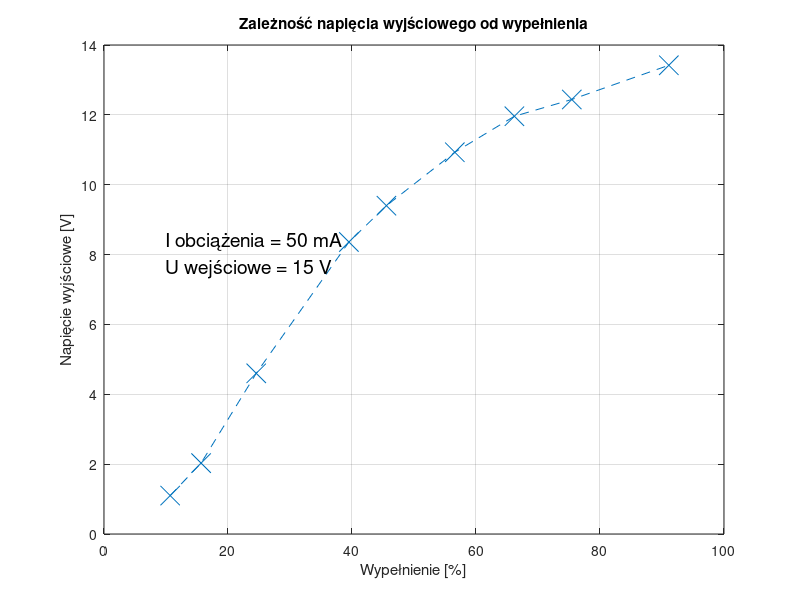

The MATLAB script that drew this image: (Note: this script raises an error after producing the figure.)
% ------------ STEP-DOWN ------------

% 1.
% L4, C4
% Prąd ciągły 90us ->

clr = ["#D95319" "#EDB120" "#7E2F8E" "#77AC30" "#4DBEEE" "#A2142F"];

T_1 = 112.4e-6;
Uin_1 = 15;
Iob_1 = 50e-3;
Tgora_1 = sort([102.4, 84.8, 74.4, 63.6, 44.4, 27.6, 17.6, 12, 51.2]*10^(-6), "ascend");
Duty_1 =(Tgora_1/T_1)*100;
Uout_1 = sort([13.42, 12.44, 11.96, 10.93, 8.36, 4.6, 2.03, 1.1, 9.4], "ascend");

prcg_1 = (90e-6/T_1)*100;

figure(1)
plot(Duty_1,Uout_1, 'LineStyle','--', 'Marker','x', 'MarkerSize',14)
grid on
ylabel("Napięcie wyjściowe [V]")
xlabel("Wypełnienie [%]")
title("Zależność napięcia wyjściowego od wypełnienia")
text(10,8, {"I obciążenia = 50 mA ","U wejściowe = 15 V"}, 'FontSize',14)
xline(prcg_1)
text(50, 3,"  Prąd ciągły \rightarrow", "FontSize",14)


% 2. 
% L4, C4
% Prąd ciągły 55.3mA ->

Uin_2 = 15;
T_2 = 112.4e-6;
Tgora_2 = 83.2e-6;
Duty_2 = (Tgora_2/T_2)*100;

Uout_2 = [12.49, 12.33, 12.12, 11.89, 11.42, 10.67, 10.51, 10.38, 10.28];
Iout_2 = [44.8, 49, 56.3, 65.1, 73.6, 86.8, 115.7, 154, 185.9];%*10^(-3);

figure(2)
plot(Iout_2,Uout_2, 'LineStyle','--', 'Marker','x', 'MarkerSize',14)
grid on
ylabel("Napięcie wyjściowe [V]")
xlabel("Prąd obciążenia [mA]")
title("Zależność napięcia wyjścia od prądu obciążenia")
text(120,12, {"Wypełnienie = 74 % ","U wejściowe = 15 V"}, 'FontSize',14)
xline(55.3)
text(57, 11,"Prąd ciągły \rightarrow", "FontSize",14)

% 3.1
% L4, C4
% Prąd ciągły 61mA ->
Uin_3 = 12;
T_3 = 113.6e-6;
Uout_3_1 = 8.64;
Tgora_3_1 = [53.6, 59.2, 62, 68.4, 83.6, 84.4, 86.4, 87.6]*10^(-6);
Duty_3_1 = 100 - 100*Tgora_3_1/T_3;
Iout_3_1 = [30.9, 36.7, 42.6, 54.3, 71.2, 94, 135.2, 183];%*10^(-3);

% 3.2
% Prąd ciągły 83mA ->
Uout_3_2 = 6;
Tgora_3_2 = [30, 33.2, 34.4, 38, 42.8, 46.8, 54, 57.2, 60.8, 63.2]*10^(-6);
Iout_3_2 = [21.5, 25.6, 29.4, 37.7, 46.2, 58.1, 75, 85.3, 106.8, 181.6];%*10^(-3);
Duty_3_2 = 100 - 100*Tgora_3_2/T_3;

% 3.3
% Prąd ciągły 73.6mA ->
Uout_3_3 = 4.2;
Tgora_3_3 = sort([18.8, 29.4, 22.8, 24.8, 28, 30, 34, 38.8, 43.6, 45.6]*10^(-6), "ascend");
Iout_3_3 = sort([25.3, 17.9, 22.7, 28.11, 33.9, 38.3, 50.6, 65.4, 83.5, 108.8], "ascend");%*10^(-3);
Duty_3_3 = 100 - 100*Tgora_3_3/T_3;

% 3.4
% Prąd ciągły 70mA ->
Uout_3_4 = 3;
Tgora_3_4 = [12, 14, 14.8, 16.4, 18.8, 22.4, 26.4, 30, 32, 32.8, 32.4]*10^(-6);
Iout_3_4 = [10.6, 14, 16.8, 20.7, 25.4, 35.9, 49.1, 63.7, 69.5, 103.9, 77.5];%*10^(-3);
Duty_3_4 = 100 -100*Tgora_3_4/T_3;

figure(3)
plot(Iout_3_1, Duty_3_1, 'LineStyle','--', 'Marker','x', 'MarkerSize',14, 'Color',clr(1))
hold on
plot(Iout_3_2,Duty_3_2, 'LineStyle','--', 'Marker','x', 'MarkerSize',14, 'Color',clr(2))
plot(Iout_3_3,Duty_3_3, 'LineStyle','--', 'Marker','x', 'MarkerSize',14, 'Color',clr(3))
plot(Iout_3_4,Duty_3_4, 'LineStyle','--', 'Marker','x', 'MarkerSize',14, 'Color',clr(4))
xlabel("Prąd obciążenia [mA]")
ylabel("Wypełnienie [%]")
title("Zależność prądu obciążenia od wypełnienia")
grid on
xline(61,'Color',clr(1))
xline(83, 'Color',clr(2))
xline(73.6,'Color',clr(3))
xline(70,'Color',clr(4))
legend("Uout = 8,64 [V]","Uout = 6 [V]", "Uout = 4,2 [V]","Uout = 3 [V]",'','','','','Location','northeast' )
text(20,40,'Prąd ciągły \rightarrow', 'FontSize',14)


% 4.1
% L1, C1
T_4 = 113.6e-6;
Uin_4 = 12;
Tgora_4 = 83e-6;
Iout_4_1 = [22.3, 26, 28.8, 35.4, 44.1, 55.8, 81, 126]*10^(-3);
A_4_1 = [102, 110, 118, 122, 128, 130, 152, 152]*10^(-3); % tętnienia
Duty_4 = Tgora_4*100/T_4;

% 4.2
% L1, C2
% Prąd nieciągły
Iout_4_2 = [41.8, 50.5, 64.6, 91.7, 126.2, 167.8];%*10^(-3);
A_4_2 = [252, 284, 348, 468, 612, 764]*10^(-3);
Uout_4_2 = [11.63, 11.55, 11.44, 11.22, 10.96, 10.65];

% 4.3
% L1, C3
% Prąd nieciągły
Iout_4_3 = sort([42, 50.6, 65.2, 82, 101.2, 144.7, 123.1], "ascend");%*10^(-3);
A_4_3 = sort([476, 552, 684, 836, 1000, 1400, 1230]*10^(-3), "ascend");
Uout_4_3 = [11.68, 11.61, 11.51, 11.39, 11.26, 10.96, 11.11];

% 4.4
% L1, C4
Iout_4_4 = [42, 52.7, 60, 76.2, 98.4, 165.6];%*10^(-3);
A_4_4 = [2.64,3.20, 3.44, 4.12, 4.92, 6.88];
Uout_4_4 = [11.69, 11.6, 11.55, 11.43, 11.25, 10.75];

% 4.5
% L1, C4
Iout_4_5 = [32.5, 42.5, 56.5, 78.6, 100.4, 101.6];%*10^(-3);
A_4_5 = [290, 320, 350, 374, 402, 412]*10^(-3);
Uout_4_5 = [9.04, 8.36, 8.12, 8.05, 7.92, 7.85];

figure(4)
plot(Iout_4_5,100*A_4_5./Uout_4_5, 'LineStyle','--', 'Marker','x', 'MarkerSize',14, 'Color',clr(1))
hold on
plot(Iout_4_2,100*A_4_2./Uout_4_2, 'LineStyle','--', 'Marker','x', 'MarkerSize',14, 'Color',clr(2))
plot(Iout_4_3,100*A_4_3./Uout_4_3, 'LineStyle','--', 'Marker','x', 'MarkerSize',14, 'Color',clr(3))
%plot(Iout_4_4,100*A_4_4./Uout_4_4, 'LineStyle','none', 'Marker','x', 'MarkerSize',14, 'Color',clr(4))
xlabel("Prąd obciążenia [mA]")
ylabel("Wspólczynnik tętnień [%]")
grid on
legend("C4", "C2","C3", "Location","northwest")
title("Zależność współczynnika tętnień od prądu obciążenia")
text(30,10,{"Wypełnienie = 73 %","Częstotliwość = 8,8 kHz"},'FontSize',14)



% 5.1
% C1
Iout_5 = 73e-3;
f_5_1 = [6.35, 7.39, 9.7, 13.92, 18.43, 29.19, 48, 110];%*10^3;
A_5_1 = [372, 348, 300, 232, 197, 162, 110, 52]*10^(-3);
Uout_5_1 = [11.05, 10.93, 10.68, 10.21, 9.75, 9.05, 7.33, 5.8];


% 5.2
% C2
f_5_2 = [6.35, 7.42, 9.15, 14.62, 21.73, 36.32, 110];%*10^3;
A_5_2 = [716, 636, 528, 348, 232, 151, 52]*10^(-3);
Uout_5_2 = [11.17, 11.02, 10.81, 10.18, 9.47, 8.23, 5.81];

% 5.3
% C3
f_5_3 = [6.35, 8.1, 11.5, 17, 28, 46.3, 110];%*10^3;
A_5_3 = [1500, 1180, 812, 552, 338, 176, 66]*10^(-3);
Uout_5_3 = [11.37, 11.07, 10.62, 10.03, 9.05, 7.62, 5.82];

% 5.4
% C4
f_5_4 = [6.35, 7.3, 10, 15.4, 25.56, 59.2 110];%*10^3;
A_5_4 = [8640, 6040, 4020, 2670, 930, 570, 256]*10^(-3);
Uout_5_4 = [10.3, 11.05, 11.2, 10.53, 9.51, 7.41, 5.82];


figure(5)
plot(f_5_1,100*A_5_1./Uout_5_1, 'LineStyle','-.', 'Marker','x', 'MarkerSize',10, 'Color',clr(1))
hold on
plot(f_5_2,100*A_5_2./Uout_5_2, 'LineStyle','-.', 'Marker','x', 'MarkerSize',10, 'Color',clr(2))
plot(f_5_3,100*A_5_3./Uout_5_3, 'LineStyle','-.', 'Marker','x', 'MarkerSize',10, 'Color',clr(3))
plot(f_5_4,100*A_5_4./Uout_5_4, 'LineStyle','-.', 'Marker','x', 'MarkerSize',10, 'Color',clr(4))
xlabel("Częstotliwość [kHz]")
ylabel("Wspólczynnik tętnień [%]")
grid on
legend("C1", "C2","C3","C4", "Location","northwest")
title("Zależność współczynnika tętnień od częstotliwości")
text(40,40,{"Prąd obciążenia = 73 mA"},'FontSize',14)


% 6.1
T_6 = 95.2e-6;
Iout_6 = 60.5e-3;
Uin_6 = 12;
Tgora_6_1 = [14.4, 36, 64, 77.6, 86]*10^(-6);
A_6_1 = [156, 284, 192, 156, 116]*10^(-3);
Uout_6_1 = [3.05, 9.58, 11.19, 11.44, 11.53];

% 6.2
Tgora_6_2 = [13.6, 30.4, 56, 76.8, 83.2]*10^(-6);
A_6_2 = [1720, 3700, 2630, 1940, 1600]*10^(-3);
Uout_6_2 = [3.7, 10.03, 11.43, 11.62, 11.66];

figure(6)
plot(100*Tgora_6_1/T_6,100*A_6_1./Uout_6_1, 'LineStyle','-.', 'Marker','x', 'MarkerSize',10, 'Color',clr(1))
hold on
plot(100*Tgora_6_2/T_6,100*A_6_2./Uout_6_2, 'LineStyle','-.', 'Marker','x', 'MarkerSize',10, 'Color',clr(2))
xlabel("Wypełnienie [%]")
ylabel("Wspólczynnik tętnień [%]")
title("Zależność współczynnika tętnień od wypełnienia")
grid on
legend("C1", "C4", "Location","northwest")
text(40,40,{"Prąd obciążenia = 60,5 mA", "Częstotliwość = 10,5 kHz", "Napięcie wejściowe = 12 V"},'FontSize',14)

% Sprzężenie
% 7.
Iout_7 = 32.2e-3;
Uin_7 = [7.5, 9.2, 11.8, 14.6, 19.5, 28.8];
Tgora_7 = [117, 78, 65, 62, 59.2, 47.6]*10^(-6);
T_7 = [145, 102, 103, 83, 81.6, 68.8]*10^(-6);

figure(7)
plot(Uin_7, 100*Tgora_7./T_7, 'LineStyle','-.', 'Marker','x', 'MarkerSize',10, 'Color',clr(1))
xlabel("Napięcie wejściowe [V]")
ylabel("Wspólczynnik wypełnienia [%]")
title("Zależność wypełnienia od napięcia zasilania")
grid on
%legend("C1", "C4", "Location","northwest")
text(15, 78,{"Prąd obciążenia = 32.2 mA"},'FontSize',14)

% 8.
Uin_8 = 12;
Iout_8 = [17.7, 22.6, 50.3, 72.9, 111.4]%*10^(-3);
Tgora_8 = [10.4, 13, 77.6, 84, 103]*10^(-6);
T_8 = [16.9, 19.2, 124.4, 143, 188]*10^(-6);

figure(8)
plot(Iout_8, 100*Tgora_8./T_8, 'LineStyle','-.', 'Marker','x', 'MarkerSize',10, 'Color',clr(1))
xlabel("Prąd obciążenia [mA]")
ylabel("Wspólczynnik wypełnienia [%]")
title("Zależność wypełnienia od prądu obciążenia")
grid on
%legend("C1", "C4", "Location","northwest")
text(60, 64,{"Napięcie zasilania = 12 V"},'FontSize',14)
